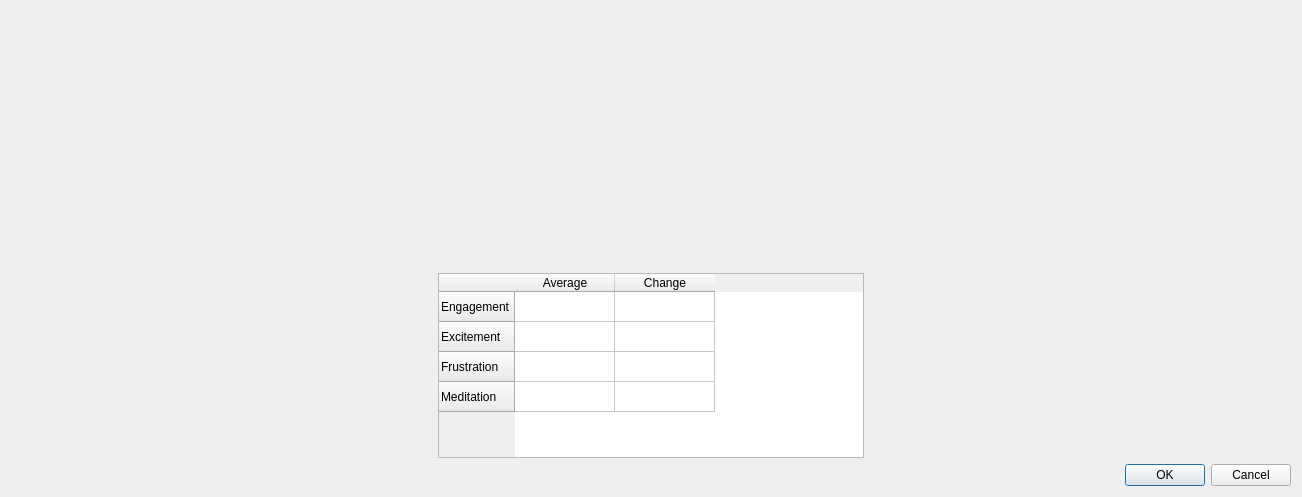
<?xml version="1.0" encoding="UTF-8"?>
<ui version="4.0">
 <class>DisplayEmotion</class>
 <widget class="QDialog" name="DisplayEmotion">
  <property name="geometry">
   <rect>
    <x>0</x>
    <y>0</y>
    <width>723</width>
    <height>497</height>
   </rect>
  </property>
  <property name="windowTitle">
   <string>Dialog</string>
  </property>
  <layout class="QVBoxLayout" name="verticalLayout">
   <item>
    <widget class="QCustomPlot" name="chart" native="true">
     <property name="minimumSize">
      <size>
       <width>1280</width>
       <height>256</height>
      </size>
     </property>
    </widget>
   </item>
   <item>
    <layout class="QHBoxLayout" name="horizontalLayout">
     <item>
      <spacer name="horizontalSpacer_2">
       <property name="orientation">
        <enum>Qt::Horizontal</enum>
       </property>
       <property name="sizeHint" stdset="0">
        <size>
         <width>40</width>
         <height>20</height>
        </size>
       </property>
      </spacer>
     </item>
     <item>
      <widget class="QTableWidget" name="summaryTable">
       <property name="rowCount">
        <number>4</number>
       </property>
       <property name="columnCount">
        <number>2</number>
       </property>
       <row>
        <property name="text">
         <string>Engagement</string>
        </property>
       </row>
       <row>
        <property name="text">
         <string>Excitement</string>
        </property>
       </row>
       <row>
        <property name="text">
         <string>Frustration</string>
        </property>
       </row>
       <row>
        <property name="text">
         <string>Meditation</string>
        </property>
       </row>
       <column>
        <property name="text">
         <string>Average</string>
        </property>
       </column>
       <column>
        <property name="text">
         <string>Change</string>
        </property>
       </column>
      </widget>
     </item>
     <item>
      <spacer name="horizontalSpacer">
       <property name="orientation">
        <enum>Qt::Horizontal</enum>
       </property>
       <property name="sizeHint" stdset="0">
        <size>
         <width>40</width>
         <height>20</height>
        </size>
       </property>
      </spacer>
     </item>
    </layout>
   </item>
   <item>
    <widget class="QDialogButtonBox" name="buttonBox">
     <property name="orientation">
      <enum>Qt::Horizontal</enum>
     </property>
     <property name="standardButtons">
      <set>QDialogButtonBox::Cancel|QDialogButtonBox::Ok</set>
     </property>
    </widget>
   </item>
  </layout>
 </widget>
 <customwidgets>
  <customwidget>
   <class>QCustomPlot</class>
   <extends>QWidget</extends>
   <header>qcustomplot.h</header>
   <container>1</container>
  </customwidget>
 </customwidgets>
 <resources/>
 <connections/>
</ui>
